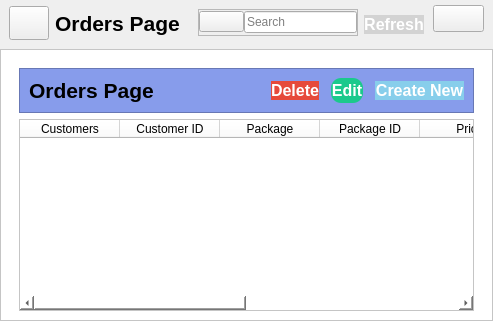
         <widget class="QWidget" name="ordersPage">
          <property name="font">
           <font>
            <pointsize>12</pointsize>
            <bold>true</bold>
           </font>
          </property>
          <property name="cursor">
           <cursorShape>PointingHandCursor</cursorShape>
          </property>
          <layout class="QVBoxLayout" name="verticalLayout_12">
           <property name="spacing">
            <number>0</number>
           </property>
           <property name="leftMargin">
            <number>0</number>
           </property>
           <property name="topMargin">
            <number>0</number>
           </property>
           <property name="rightMargin">
            <number>0</number>
           </property>
           <property name="bottomMargin">
            <number>0</number>
           </property>
           <item>
            <widget class="QWidget" name="widget_10" native="true">
             <property name="styleSheet">
              <string notr="true"/>
             </property>
             <layout class="QVBoxLayout" name="verticalLayout_13">
              <property name="spacing">
               <number>0</number>
              </property>
              <property name="leftMargin">
               <number>0</number>
              </property>
              <property name="topMargin">
               <number>0</number>
              </property>
              <property name="rightMargin">
               <number>0</number>
              </property>
              <property name="bottomMargin">
               <number>0</number>
              </property>
              <item>
               <widget class="QWidget" name="headerFrame_2" native="true">
                <layout class="QHBoxLayout" name="horizontalLayout_26">
                 <property name="spacing">
                  <number>0</number>
                 </property>
                 <property name="leftMargin">
                  <number>0</number>
                 </property>
                 <property name="topMargin">
                  <number>0</number>
                 </property>
                 <property name="rightMargin">
                  <number>0</number>
                 </property>
                 <property name="bottomMargin">
                  <number>0</number>
                 </property>
                 <item>
                  <widget class="QWidget" name="widget_11" native="true">
                   <layout class="QHBoxLayout" name="horizontalLayout_27">
                    <property name="topMargin">
                     <number>6</number>
                    </property>
                    <item alignment="Qt::AlignVCenter">
                     <widget class="QPushButton" name="menuBtn_1">
                      <property name="minimumSize">
                       <size>
                        <width>40</width>
                        <height>34</height>
                       </size>
                      </property>
                      <property name="maximumSize">
                       <size>
                        <width>40</width>
                        <height>16777215</height>
                       </size>
                      </property>
                      <property name="cursor">
                       <cursorShape>PointingHandCursor</cursorShape>
                      </property>
                      <property name="text">
                       <string/>
                      </property>
                      <property name="icon">
                       <iconset>
                        <normaloff>resource/menu.svg</normaloff>resource/menu.svg</iconset>
                      </property>
                      <property name="iconSize">
                       <size>
                        <width>24</width>
                        <height>24</height>
                       </size>
                      </property>
                     </widget>
                    </item>
                    <item>
                     <widget class="QLabel" name="dashBoard_1">
                      <property name="font">
                       <font>
                        <pointsize>16</pointsize>
                        <bold>true</bold>
                       </font>
                      </property>
                      <property name="text">
                       <string>Orders Page</string>
                      </property>
                     </widget>
                    </item>
                   </layout>
                  </widget>
                 </item>
                 <item alignment="Qt::AlignHCenter">
                  <widget class="QWidget" name="widget_12" native="true">
                   <layout class="QHBoxLayout" name="horizontalLayout_28">
                    <item alignment="Qt::AlignLeft|Qt::AlignTop">
                     <widget class="QFrame" name="searchBar_1">
                      <property name="minimumSize">
                       <size>
                        <width>160</width>
                        <height>0</height>
                       </size>
                      </property>
                      <property name="frameShape">
                       <enum>QFrame::StyledPanel</enum>
                      </property>
                      <property name="frameShadow">
                       <enum>QFrame::Raised</enum>
                      </property>
                      <layout class="QHBoxLayout" name="horizontalLayout_29">
                       <property name="spacing">
                        <number>0</number>
                       </property>
                       <property name="leftMargin">
                        <number>0</number>
                       </property>
                       <property name="topMargin">
                        <number>1</number>
                       </property>
                       <property name="rightMargin">
                        <number>0</number>
                       </property>
                       <property name="bottomMargin">
                        <number>2</number>
                       </property>
                       <item>
                        <widget class="QPushButton" name="ordersSearchBtn">
                         <property name="cursor">
                          <cursorShape>PointingHandCursor</cursorShape>
                         </property>
                         <property name="styleSheet">
                          <string notr="true">
padding: 0;</string>
                         </property>
                         <property name="text">
                          <string/>
                         </property>
                         <property name="icon">
                          <iconset>
                           <normaloff>resource/search.svg</normaloff>resource/search.svg</iconset>
                         </property>
                         <property name="iconSize">
                          <size>
                           <width>24</width>
                           <height>24</height>
                          </size>
                         </property>
                        </widget>
                       </item>
                       <item>
                        <widget class="QLineEdit" name="lineEdit_1">
                         <property name="styleSheet">
                          <string notr="true">color:black;
font-size: 9pt;
font-weight: normal</string>
                         </property>
                         <property name="placeholderText">
                          <string>Search</string>
                         </property>
                        </widget>
                       </item>
                      </layout>
                     </widget>
                    </item>
                    <item alignment="Qt::AlignLeft">
                     <widget class="QPushButton" name="refSearchOrder">
                      <property name="font">
                       <font>
                        <pointsize>12</pointsize>
                        <bold>true</bold>
                       </font>
                      </property>
                      <property name="cursor">
                       <cursorShape>PointingHandCursor</cursorShape>
                      </property>
                      <property name="styleSheet">
                       <string notr="true">background-color: #D3D3D3;
border-radius: 10px;
color: #FFFFFF;
</string>
                      </property>
                      <property name="text">
                       <string>Refresh</string>
                      </property>
                      <property name="icon">
                       <iconset>
                        <normaloff>resource/refresh-cw.svg</normaloff>resource/refresh-cw.svg</iconset>
                      </property>
                      <property name="iconSize">
                       <size>
                        <width>24</width>
                        <height>24</height>
                       </size>
                      </property>
                     </widget>
                    </item>
                   </layout>
                  </widget>
                 </item>
                 <item alignment="Qt::AlignRight|Qt::AlignTop">
                  <widget class="QWidget" name="widget_13" native="true">
                   <layout class="QHBoxLayout" name="horizontalLayout_30">
                    <property name="spacing">
                     <number>0</number>
                    </property>
                    <property name="leftMargin">
                     <number>0</number>
                    </property>
                    <property name="topMargin">
                     <number>5</number>
                    </property>
                    <property name="rightMargin">
                     <number>9</number>
                    </property>
                    <property name="bottomMargin">
                     <number>0</number>
                    </property>
                    <item alignment="Qt::AlignTop">
                     <widget class="QPushButton" name="aboutBtn_1">
                      <property name="cursor">
                       <cursorShape>PointingHandCursor</cursorShape>
                      </property>
                      <property name="contextMenuPolicy">
                       <enum>Qt::DefaultContextMenu</enum>
                      </property>
                      <property name="text">
                       <string/>
                      </property>
                      <property name="icon">
                       <iconset>
                        <normaloff>resource/database.svg</normaloff>resource/database.svg</iconset>
                      </property>
                      <property name="iconSize">
                       <size>
                        <width>24</width>
                        <height>24</height>
                       </size>
                      </property>
                     </widget>
                    </item>
                   </layout>
                  </widget>
                 </item>
                </layout>
               </widget>
              </item>
              <item>
               <widget class="QFrame" name="frame_12">
                <property name="styleSheet">
                 <string notr="true">background-color: #FFFFFF</string>
                </property>
                <property name="frameShape">
                 <enum>QFrame::StyledPanel</enum>
                </property>
                <property name="frameShadow">
                 <enum>QFrame::Raised</enum>
                </property>
                <layout class="QVBoxLayout" name="verticalLayout_14">
                 <property name="leftMargin">
                  <number>18</number>
                 </property>
                 <property name="topMargin">
                  <number>18</number>
                 </property>
                 <property name="rightMargin">
                  <number>18</number>
                 </property>
                 <item>
                  <widget class="QFrame" name="frame_13">
                   <property name="styleSheet">
                    <string notr="true">background-color: #879CEB</string>
                   </property>
                   <property name="frameShape">
                    <enum>QFrame::StyledPanel</enum>
                   </property>
                   <property name="frameShadow">
                    <enum>QFrame::Raised</enum>
                   </property>
                   <layout class="QHBoxLayout" name="horizontalLayout_16">
                    <property name="spacing">
                     <number>12</number>
                    </property>
                    <item>
                     <widget class="QLabel" name="label_2">
                      <property name="font">
                       <font>
                        <pointsize>16</pointsize>
                        <bold>true</bold>
                       </font>
                      </property>
                      <property name="text">
                       <string>Orders Page</string>
                      </property>
                     </widget>
                    </item>
                    <item>
                     <spacer name="horizontalSpacer">
                      <property name="orientation">
                       <enum>Qt::Horizontal</enum>
                      </property>
                      <property name="sizeHint" stdset="0">
                       <size>
                        <width>40</width>
                        <height>20</height>
                       </size>
                      </property>
                     </spacer>
                    </item>
                    <item>
                     <widget class="QPushButton" name="deleteOrderBtn">
                      <property name="font">
                       <font>
                        <pointsize>12</pointsize>
                        <bold>true</bold>
                       </font>
                      </property>
                      <property name="cursor">
                       <cursorShape>PointingHandCursor</cursorShape>
                      </property>
                      <property name="styleSheet">
                       <string notr="true">	background-color: #e64a3b;
	border-radius: 10px;
	color: #FFFFFF;
</string>
                      </property>
                      <property name="text">
                       <string>Delete</string>
                      </property>
                      <property name="icon">
                       <iconset>
                        <normaloff>resource/x-circle.svg</normaloff>resource/x-circle.svg</iconset>
                      </property>
                      <property name="iconSize">
                       <size>
                        <width>24</width>
                        <height>24</height>
                       </size>
                      </property>
                     </widget>
                    </item>
                    <item alignment="Qt::AlignRight">
                     <widget class="QPushButton" name="editOrderBtn">
                      <property name="maximumSize">
                       <size>
                        <width>16777215</width>
                        <height>16777212</height>
                       </size>
                      </property>
                      <property name="font">
                       <font>
                        <pointsize>12</pointsize>
                        <bold>true</bold>
                       </font>
                      </property>
                      <property name="cursor">
                       <cursorShape>PointingHandCursor</cursorShape>
                      </property>
                      <property name="styleSheet">
                       <string notr="true">	background-color: #1bc98c;
	border-radius: 10px;
	color: #FFFFFF;
</string>
                      </property>
                      <property name="text">
                       <string>Edit</string>
                      </property>
                      <property name="icon">
                       <iconset>
                        <normaloff>resource/edit.svg</normaloff>resource/edit.svg</iconset>
                      </property>
                      <property name="iconSize">
                       <size>
                        <width>24</width>
                        <height>24</height>
                       </size>
                      </property>
                     </widget>
                    </item>
                    <item alignment="Qt::AlignRight">
                     <widget class="QPushButton" name="createOrderBtn">
                      <property name="font">
                       <font>
                        <pointsize>12</pointsize>
                        <bold>true</bold>
                       </font>
                      </property>
                      <property name="cursor">
                       <cursorShape>PointingHandCursor</cursorShape>
                      </property>
                      <property name="styleSheet">
                       <string notr="true">
	background-color:#87CEEB;
	border-radius: 10px;
	color: #FFFFFF;
</string>
                      </property>
                      <property name="text">
                       <string>Create New</string>
                      </property>
                      <property name="icon">
                       <iconset>
                        <normaloff>resource/plus-circle.svg</normaloff>resource/plus-circle.svg</iconset>
                      </property>
                      <property name="iconSize">
                       <size>
                        <width>24</width>
                        <height>24</height>
                       </size>
                      </property>
                     </widget>
                    </item>
                   </layout>
                  </widget>
                 </item>
                 <item>
                  <widget class="QTableWidget" name="ordersTableWidget">
                   <property name="font">
                    <font>
                     <pointsize>12</pointsize>
                    </font>
                   </property>
                   <property name="cursor" stdset="0">
                    <cursorShape>PointingHandCursor</cursorShape>
                   </property>
                   <column>
                    <property name="text">
                     <string>Customers</string>
                    </property>
                   </column>
                   <column>
                    <property name="text">
                     <string>Customer ID</string>
                    </property>
                   </column>
                   <column>
                    <property name="text">
                     <string>Package</string>
                    </property>
                   </column>
                   <column>
                    <property name="text">
                     <string>Package ID</string>
                    </property>
                   </column>
                   <column>
                    <property name="text">
                     <string>Price</string>
                    </property>
                   </column>
                   <column>
                    <property name="text">
                     <string>Date</string>
                    </property>
                   </column>
                   <column>
                    <property name="text">
                     <string>Paid</string>
                    </property>
                   </column>
                   <column>
                    <property name="text">
                     <string>Delivered</string>
                    </property>
                   </column>
                  </widget>
                 </item>
                </layout>
               </widget>
              </item>
             </layout>
            </widget>
           </item>
          </layout>
         </widget>
